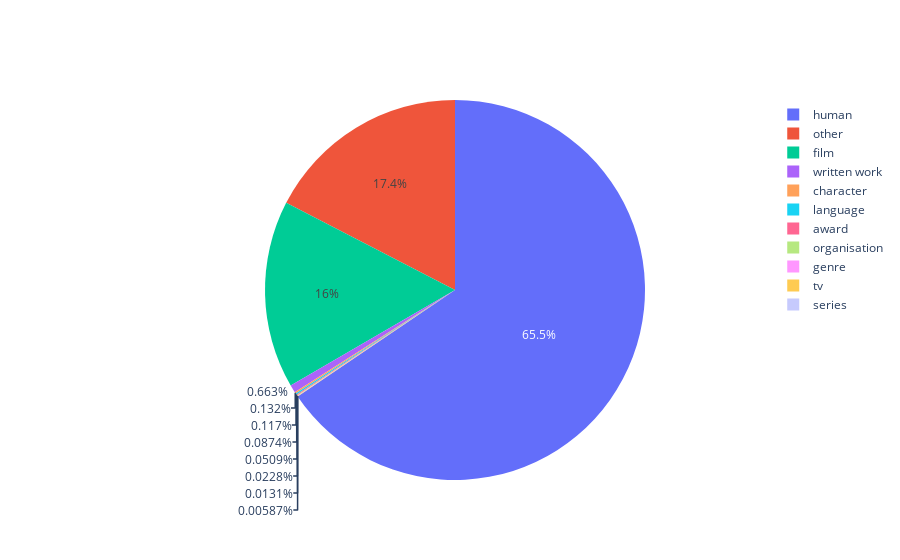

The cell this chart's notebook holds for it:
### Code cell
# Histogram w.r.t what's in the actual published graph
ecats = defaultdict(set)
for s, o in graph.subject_objects(WDT.P31):
    c = roots.get(o, 'other')
    ecats[c].add(s)

chist = {c: len(ents) for c, ents in ecats.items()}
labels, values = zip(*chist.items())
iplot(dict(data=[go.Pie(labels=labels, values=values)]))

### Figure 1 — Plotly figure (JSON) as saved in the notebook; plotly's stock layout.template omitted (floating-point values rounded to 4 significant figures)
{"data": [{"labels": ["other", "film", "human", "organisation", "written work", "character", "tv", "series", "award", "genre", "language"], "type": "pie", "values": [26679, 24458, 100423, 78, 1016, 202, 20, 9, 134, 35, 179]}], "layout": {}}
